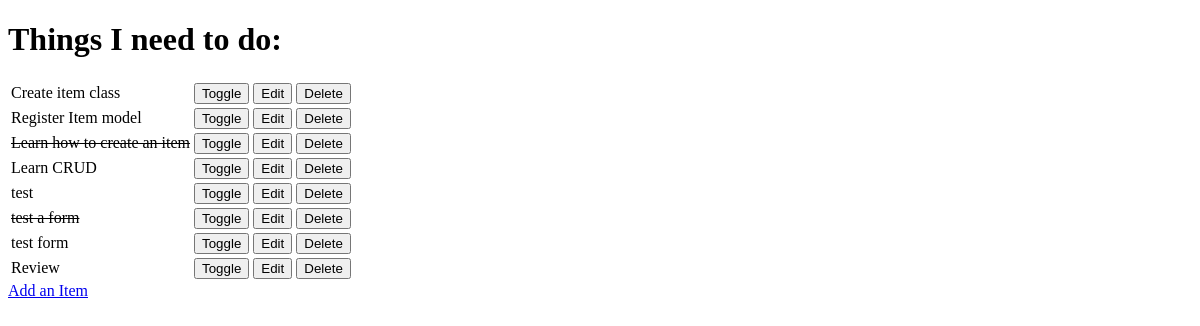
/, run on an earlier commit of the app's database.
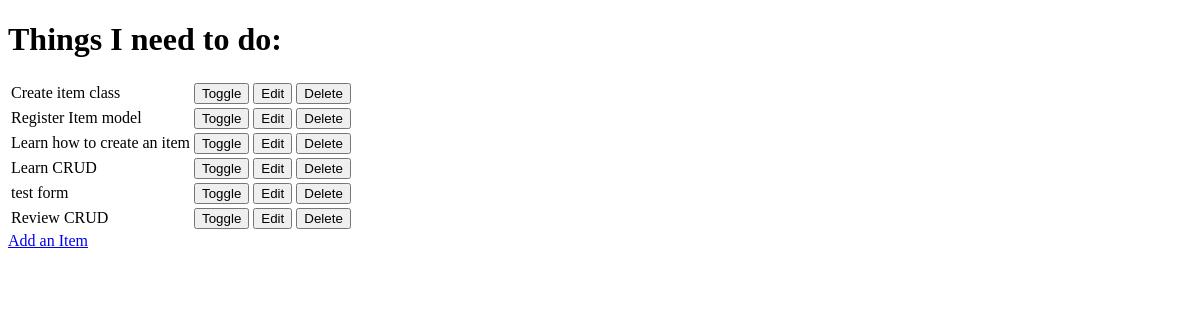
And on a later commit of the database.
### todo/models.py (models this page shows, shortened)
class Item(models.Model):
    name = models.CharField(max_length=50, null=False, blank=False)
    done = models.BooleanField(null=False, blank=False, default=False)

### todo/views.py (the view)
# urls.py: path('', views.get_todo_list, name='get_todo_list'),
def get_todo_list(request):
    items = Item.objects.all()
    context = {
        'items': items
    }
    return render(request, 'todo/todo_list.html', context)

### todo/templates/todo/todo_list.html (shortened to what this page needs)
<!DOCTYPE html>
<html lang="en">
<head>
</head>
<body>
    <h1>Things I need to do:</h1>
    <table>
        {% for item in items %}
        <tr>
            {% if item.done %}
            <td><strike>{{ item.name }}</strike></td>
            {% else %}
            <td>{{ item.name}}</td>
            {%  endif %}
            <td>
                <a href="/toggle/{{ item.id }}">
                    <button>Toggle</button>
                </a>
            </td>
            <td>
                <a href="/edit/{{ item.id }}">
                    <button>Edit</button>
                </a>
            </td>
            <td>
                <a href="/delete/{{ item.id }}">
                    <button>Delete</button>
                </a>
            </td>
        </tr>
        {% empty %}
        <tr>
            <td>You have nothing to do.</td>
        </tr>
        {% endfor %}
    </table>
    <a href="/add">Add an Item</a>
</body>
</html>

What changed in the data, as far as the page shows it:
removed Item: name "test"
removed Item: name "test a form"
changed Item "Learn how to create an item": done True → False (drawn)
changed Item: name "Review" → "Review CRUD"
